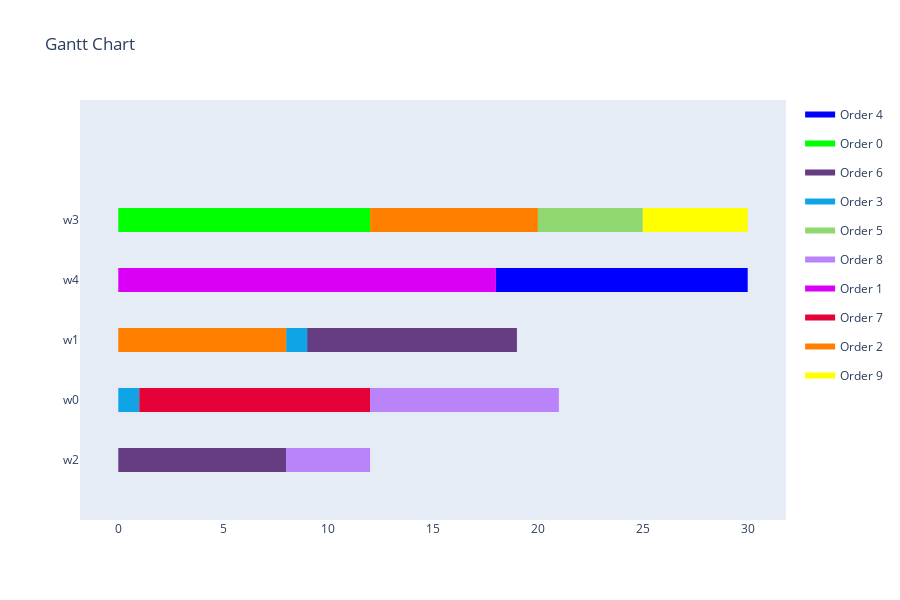

The code cell stored with this chart in its notebook:
### Code cell
show_result(schedule)

### Figure 1 — Plotly figure (JSON) as saved in the notebook; plotly's stock layout.template omitted (floating-point values rounded to 4 significant figures)
{"data": [{"fill": "toself", "fillcolor": "rgb(0, 0, 255)", "hoverinfo": "name", "legendgroup": "rgb(0, 0, 255)", "mode": "none", "name": "Order 4", "type": "scatter", "x": [18, 20, 20, 18, 18, 20, 25, 25, 20, 20, 25, 30, 30, 25], "y": [2.8, 2.8, 3.2, 3.2, null, 2.8, 2.8, 3.2, 3.2, null, 2.8, 2.8, 3.2, 3.2]}, {"fill": "toself", "fillcolor": "rgb(0, 255, 0)", "hoverinfo": "name", "legendgroup": "rgb(0, 255, 0)", "mode": "none", "name": "Order 0", "type": "scatter", "x": [0, 1, 1, 0, 0, 1, 8, 8, 1, 1, 8, 12, 12, 8], "y": [3.8, 3.8, 4.2, 4.2, null, 3.8, 3.8, 4.2, 4.2, null, 3.8, 3.8, 4.2, 4.2]}, {"fill": "toself", "fillcolor": "rgb(102, 61, 131)", "hoverinfo": "name", "legendgroup": "rgb(102, 61, 131)", "mode": "none", "name": "Order 6", "type": "scatter", "x": [9, 14, 14, 9, 9, 14, 19, 19, 14, 14, 0, 6, 6, 0, 0, 6, 8, 8, 6], "y": [1.8, 1.8, 2.2, 2.2, null, 1.8, 1.8, 2.2, 2.2, null, -0.2, -0.2, 0.2, 0.2, null, -0.2, -0.2, 0.2, 0.2]}, {"fill": "toself", "fillcolor": "rgb(14, 164, 229)", "hoverinfo": "name", "legendgroup": "rgb(14, 164, 229)", "mode": "none", "name": "Order 3", "type": "scatter", "x": [8, 9, 9, 8, 8, 0, 1, 1, 0], "y": [1.8, 1.8, 2.2, 2.2, null, 0.8, 0.8, 1.2, 1.2]}, {"fill": "toself", "fillcolor": "rgb(144, 217, 112)", "hoverinfo": "name", "legendgroup": "rgb(144, 217, 112)", "mode": "none", "name": "Order 5", "type": "scatter", "x": [20, 24, 24, 20, 20, 24, 25, 25, 24], "y": [3.8, 3.8, 4.2, 4.2, null, 3.8, 3.8, 4.2, 4.2]}, {"fill": "toself", "fillcolor": "rgb(185, 131, 250)", "hoverinfo": "name", "legendgroup": "rgb(185, 131, 250)", "mode": "none", "name": "Order 8", "type": "scatter", "x": [12, 17, 17, 12, 12, 17, 21, 21, 17, 17, 8, 12, 12, 8], "y": [0.8, 0.8, 1.2, 1.2, null, 0.8, 0.8, 1.2, 1.2, null, -0.2, -0.2, 0.2, 0.2]}, {"fill": "toself", "fillcolor": "rgb(218, 0, 246)", "hoverinfo": "name", "legendgroup": "rgb(218, 0, 246)", "mode": "none", "name": "Order 1", "type": "scatter", "x": [0, 8, 8, 0, 0, 8, 13, 13, 8, 8, 13, 18, 18, 13], "y": [2.8, 2.8, 3.2, 3.2, null, 2.8, 2.8, 3.2, 3.2, null, 2.8, 2.8, 3.2, 3.2]}, {"fill": "toself", "fillcolor": "rgb(229, 2, 54)", "hoverinfo": "name", "legendgroup": "rgb(229, 2, 54)", "mode": "none", "name": "Order 7", "type": "scatter", "x": [1, 3, 3, 1, 1, 3, 8, 8, 3, 3, 8, 12, 12, 8], "y": [0.8, 0.8, 1.2, 1.2, null, 0.8, 0.8, 1.2, 1.2, null, 0.8, 0.8, 1.2, 1.2]}, {"fill": "toself", "fillcolor": "rgb(255, 128, 0)", "hoverinfo": "name", "legendgroup": "rgb(255, 128, 0)", "mode": "none", "name": "Order 2", "type": "scatter", "x": [12, 17, 17, 12, 12, 17, 19, 19, 17, 17, 19, 20, 20, 19, 19, 0, 8, 8, 0], "y": [3.8, 3.8, 4.2, 4.2, null, 3.8, 3.8, 4.2, 4.2, null, 3.8, 3.8, 4.2, 4.2, null, 1.8, 1.8, 2.2, 2.2]}, {"fill": "toself", "fillcolor": "rgb(255, 255, 0)", "hoverinfo": "name", "legendgroup": "rgb(255, 255, 0)", "mode": "none", "name": "Order 9", "type": "scatter", "x": [25, 29, 29, 25, 25, 29, 30, 30, 29], "y": [3.8, 3.8, 4.2, 4.2, null, 3.8, 3.8, 4.2, 4.2]}, {"legendgroup": "rgb(0, 0, 255)", "marker": {"color": "rgb(0, 0, 255)", "opacity": 0, "size": 1}, "mode": "markers", "name": "", "showlegend": false, "text": [null, null, null, null, null, null], "type": "scatter", "x": [18, 20, 20, 25, 25, 30], "y": [3, 3, 3, 3, 3, 3]}, {"legendgroup": "rgb(0, 255, 0)", "marker": {"color": "rgb(0, 255, 0)", "opacity": 0, "size": 1}, "mode": "markers", "name": "", "showlegend": false, "text": [null, null, null, null, null, null], "type": "scatter", "x": [0, 1, 1, 8, 8, 12], "y": [4, 4, 4, 4, 4, 4]}, {"legendgroup": "rgb(102, 61, 131)", "marker": {"color": "rgb(102, 61, 131)", "opacity": 0, "size": 1}, "mode": "markers", "name": "", "showlegend": false, "text": [null, null, null, null, null, null, null, null], "type": "scatter", "x": [9, 14, 14, 19, 0, 6, 6, 8], "y": [2, 2, 2, 2, 0, 0, 0, 0]}, {"legendgroup": "rgb(14, 164, 229)", "marker": {"color": "rgb(14, 164, 229)", "opacity": 0, "size": 1}, "mode": "markers", "name": "", "showlegend": false, "text": [null, null, null, null], "type": "scatter", "x": [8, 9, 0, 1], "y": [2, 2, 1, 1]}, {"legendgroup": "rgb(144, 217, 112)", "marker": {"color": "rgb(144, 217, 112)", "opacity": 0, "size": 1}, "mode": "markers", "name": "", "showlegend": false, "text": [null, null, null, null], "type": "scatter", "x": [20, 24, 24, 25], "y": [4, 4, 4, 4]}, {"legendgroup": "rgb(185, 131, 250)", "marker": {"color": "rgb(185, 131, 250)", "opacity": 0, "size": 1}, "mode": "markers", "name": "", "showlegend": false, "text": [null, null, null, null, null, null], "type": "scatter", "x": [12, 17, 17, 21, 8, 12], "y": [1, 1, 1, 1, 0, 0]}, {"legendgroup": "rgb(218, 0, 246)", "marker": {"color": "rgb(218, 0, 246)", "opacity": 0, "size": 1}, "mode": "markers", "name": "", "showlegend": false, "text": [null, null, null, null, null, null], "type": "scatter", "x": [0, 8, 8, 13, 13, 18], "y": [3, 3, 3, 3, 3, 3]}, {"legendgroup": "rgb(229, 2, 54)", "marker": {"color": "rgb(229, 2, 54)", "opacity": 0, "size": 1}, "mode": "markers", "name": "", "showlegend": false, "text": [null, null, null, null, null, null], "type": "scatter", "x": [1, 3, 3, 8, 8, 12], "y": [1, 1, 1, 1, 1, 1]}, {"legendgroup": "rgb(255, 128, 0)", "marker": {"color": "rgb(255, 128, 0)", "opacity": 0, "size": 1}, "mode": "markers", "name": "", "showlegend": false, "text": [null, null, null, null, null, null, null, null], "type": "scatter", "x": [12, 17, 17, 19, 19, 20, 0, 8], "y": [4, 4, 4, 4, 4, 4, 2, 2]}, {"legendgroup": "rgb(255, 255, 0)", "marker": {"color": "rgb(255, 255, 0)", "opacity": 0, "size": 1}, "mode": "markers", "name": "", "showlegend": false, "text": [null, null, null, null], "type": "scatter", "x": [25, 29, 29, 30], "y": [4, 4, 4, 4]}], "layout": {"height": 600, "hovermode": "closest", "showlegend": true, "title": {"text": "Gantt Chart"}, "xaxis": {"rangeselector": {"buttons": [{"count": 7, "label": "1w", "step": "day", "stepmode": "backward"}, {"count": 1, "label": "1m", "step": "month", "stepmode": "backward"}, {"count": 6, "label": "6m", "step": "month", "stepmode": "backward"}, {"count": 1, "label": "YTD", "step": "year", "stepmode": "todate"}, {"count": 1, "label": "1y", "step": "year", "stepmode": "backward"}, {"step": "all"}]}, "showgrid": false, "type": "linear", "zeroline": false}, "yaxis": {"autorange": false, "range": [-1, 6], "showgrid": false, "ticktext": ["w2", "w0", "w1", "w4", "w3"], "tickvals": [0, 1, 2, 3, 4], "zeroline": false}}}
